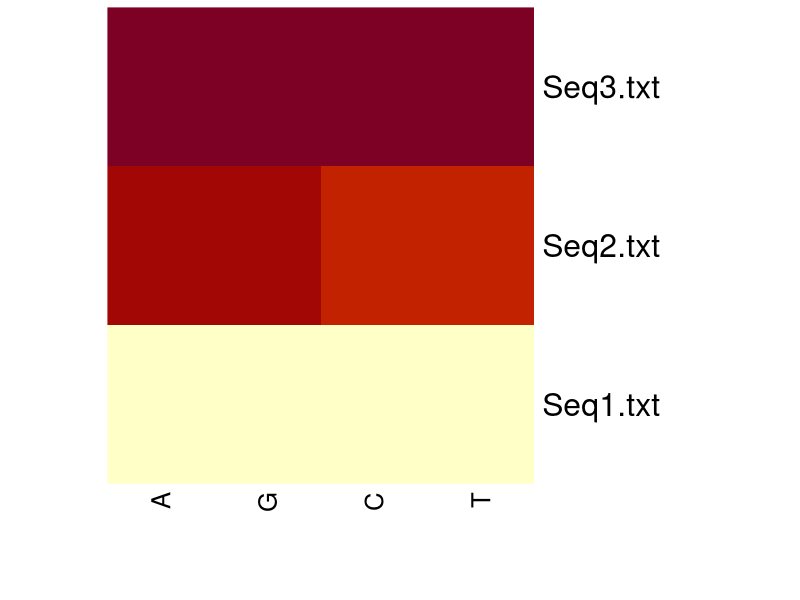

Write R code to recreate this figure.
#! /usr/bin/Rscript

## Author: Patrick Rynkiewicz
## Description: Visualization of DNA Content via heatmap.
#Author: Patrick Rynkiewicz
# read in input file.
seqs <- read.csv('SeqComparison.csv', header = T)

# clean up data.
rownames(seqs) <- seqs[ , 1]
seq_matrix <- data.matrix(seqs[ , -1]) #make the numbers in the file numeric data type.


# plot heatmap.
png(filename = "heatmap_output.png") #open png file.
heatmap(seq_matrix, Rowv=NA, Colv=NA,  scale="column", margins=c(7,10)) #heatmap plot.
dev.off() 
#close the png file.
